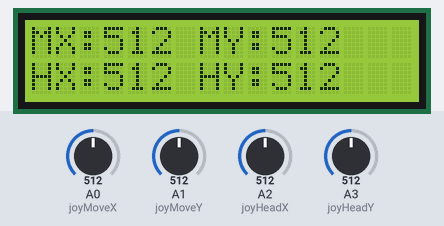
Simulated run of this sketch. Board: Arduino Uno, built with avr-gcc and run on an emulated ATmega328P. On the bench: 16×2 character LCD. The inputs (shaded band) are chosen by the test bench; at power-on: A0 (joyMoveX) = 512, A1 (joyMoveY) = 512, A2 (joyHeadX) = 512, A3 (joyHeadY) = 512. No radio packets arrive unless stated.

Above: at 2.2 s.
2.3 s: A0 (joyMoveX) set to 716
At 3.3 s:
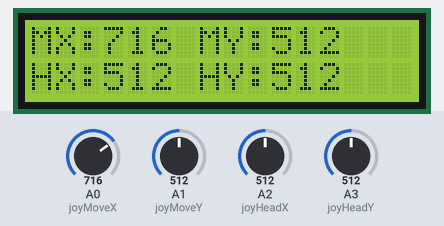
5.3 s: A1 (joyMoveY) set to 716
At 6.6 s:
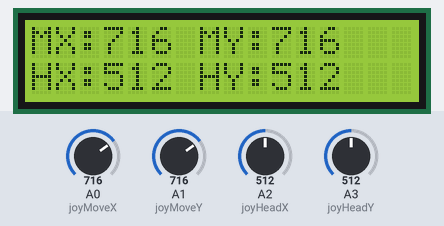
6.9 s: A2 (joyHeadX) set to 716
At 7.4 s:
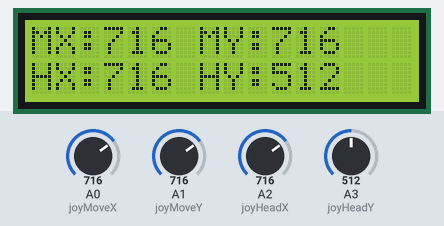
8.4 s: A3 (joyHeadY) set to 716
At 9.2 s:
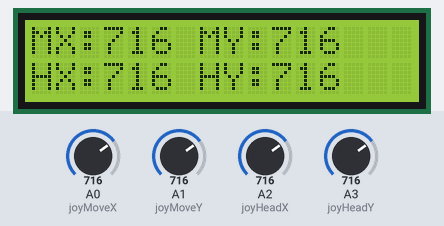
9.9 s: A0 (joyMoveX) set to 992
At 10.9 s:
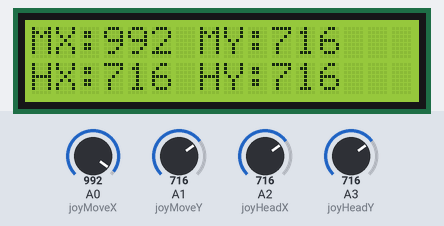
11.4 s: A3 (joyHeadY) set to 107
At 12.7 s:
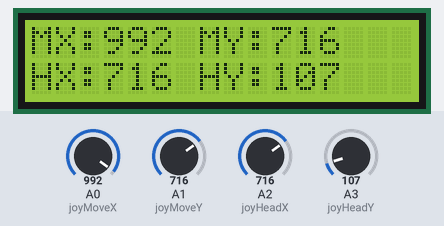
14.4 s: A3 (joyHeadY) set to 93
Timing chart, 0 to 17.0 s (numbered marks = the images above; inputs shaded):
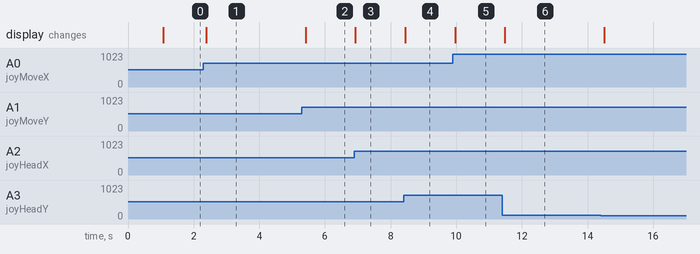

Measured:
- after the input at 2.3 s, the display: changes after 0.08 s (image 1)
- after the input at 5.3 s, the display: changes after 0.11 s (image 2)
- after the input at 6.9 s, the display: changes at once (image 3)
- after the input at 8.4 s, the display: changes after 0.05 s (image 4)
- after the input at 9.9 s, the display: changes after 0.06 s (image 5)
- after the input at 11.4 s, the display: changes after 0.08 s (image 6)

The sketch:

Proxima-remote.ino
```cpp
#include <SPI.h>
#include <nRF24L01.h>
#include <RF24.h>
#include <LiquidCrystal.h>

// RF24 radio CE, CSN
RF24 radio(7, 8);
const byte address[6] = "00001";

// LCD pins
LiquidCrystal lcd(12, 11, 5, 4, 3, 2);

// Joystick pins
int joyMoveX = A0; // Movement X
int joyMoveY = A1; // Movement Y
int joyHeadX = A2; // Camera X
int joyHeadY = A3; // Camera Y

// Data packet to send
struct DataPacket {
  int moveX;
  int moveY;
  int headX;
  int headY;
};

DataPacket packet;

void setup() {
  lcd.begin(16, 2);

  radio.begin();
  radio.openWritingPipe(address);
  radio.setPALevel(RF24_PA_MIN);
  radio.stopListening(); // Remote = transmitter

  lcd.print("PROXIMA Remote");
  delay(1000);
}

void loop() {
  // Read joystick analog values
  packet.moveX = analogRead(joyMoveX);
  packet.moveY = analogRead(joyMoveY);
  packet.headX = analogRead(joyHeadX);
  packet.headY = analogRead(joyHeadY);

  // Send packet to rover
  radio.write(&packet, sizeof(packet));

  // Display values on LCD
  lcd.clear();
  lcd.setCursor(0, 0);
  lcd.print("MX:");
  lcd.print(packet.moveX);
  lcd.print(" MY:");
  lcd.print(packet.moveY);
  lcd.setCursor(0, 1);
  lcd.print("HX:");
  lcd.print(packet.headX);
  lcd.print(" HY:");
  lcd.print(packet.headY);

  delay(100);
}
```
